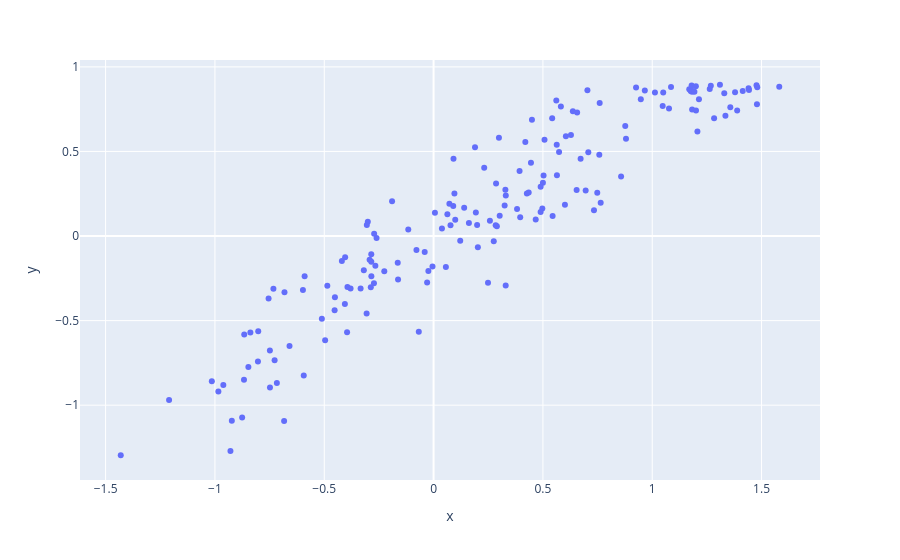

Notebook source saved alongside this figure:
### Code cell
# correlation = np.corrcoef(y_test, y_pred)
px.scatter(x=y_test.detach().numpy().reshape(167), y=y_pred.detach().numpy().reshape(167))

### Figure 1 — Plotly figure (JSON) as saved in the notebook; plotly's stock layout.template omitted (floating-point values rounded to 4 significant figures; data arrays with more than 128 entries replaced by an {"elided": "..."} marker saying what was removed)
{"data": [{"hovertemplate": "x=%{x}<br>y=%{y}<extra></extra>", "legendgroup": "", "marker": {"color": "#636efa", "symbol": "circle"}, "mode": "markers", "name": "", "orientation": "v", "showlegend": false, "type": "scatter", "x": {"elided": "167 float values"}, "xaxis": "x", "y": {"elided": "167 float values"}, "yaxis": "y"}], "layout": {"legend": {"tracegroupgap": 0}, "margin": {"t": 60}, "xaxis": {"anchor": "y", "domain": [0, 1], "title": {"text": "x"}}, "yaxis": {"anchor": "x", "domain": [0, 1], "title": {"text": "y"}}}}
